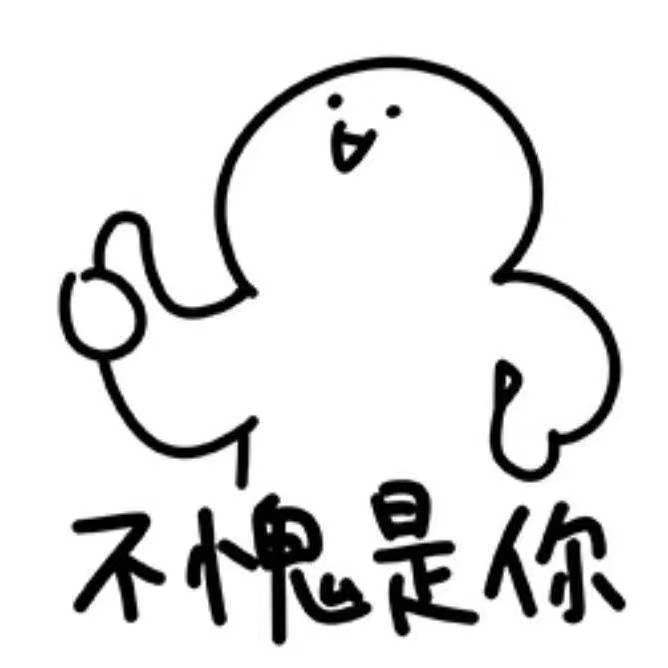
#> input picture src/origin.jpg, 668 x 668 px; its folder holds only this picture in this run
$ python keying.py
#> lines starting #> are read from the running program, lines starting #| are printed output that depends on the picture; after the words box and inside, x2 and y2 are one past the last pixel; in counts of white or black regions, pixels touching at a corner belong together
import os
import cv2
import numpy as np
import argparse
import tkinter as tk
from tkinter import filedialog


def info():
    args = argparse.ArgumentParser()
    args.add_argument('--save_name', type=str,
                      default='./result/test_result.png',
                      help='保存的文件名')
    args.add_argument('--threshold_B', type=int,
                      default=200,
                      help='B通道的阈值')
    args.add_argument('--threshold_G', type=int,
                      default=200,
                      help='G通道的阈值')
    args.add_argument('--threshold_R', type=int,
                      default=200,
                      help='R通道的阈值')

    args.add_argument('--save_size', type=tuple,
                      default=(200, 200),
                      help='图片保存的大小，（W，H）')

    parser = args.parse_args()
    return parser


def keying(img_path, args):
    """
    实现抠图功能
    :param img_path: 图片路径
    :param args: 参数
    :return: 无返回
    """
#> called with img_path = './src/origin.jpg'

    threshold_B = args.threshold_B
    threshold_G = args.threshold_G
    threshold_R = args.threshold_R
    save_path = args.save_name
    size = args.save_size

    img = cv2_imread(img_path)
#> in cv2_imread, img is the input picture: shape (668, 668, 3); min 0, max 255, mean 226.1
    img = cv2.resize(img, size)
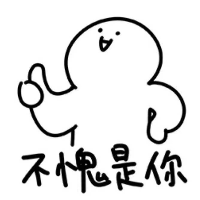
#> img: shape (200, 200, 3); min 0, max 255, mean 226
    # cv2.imshow('img', img)

    # 如果输入图片是PNG格式，则无需新建通道
    result = img
    if img.shape[-1] == 3:
        result = cv2.cvtColor(img, cv2.COLOR_BGR2BGRA)
    # print(f'img.shape:{img.shape}')
    # print(f'result.shape:{result.shape}')
    # print(type(img_array), len(img_array), img_array.shape)

    result_array = np.array(result)  # 转换成ndarray格式
    # 分离图片通道
    B, G, R, A = result_array[:, :, 0], result_array[:, :, 1], result_array[:, :, 2], result_array[:, :, -1]
#> A: shape (200, 200); every value is 255
    # 创建一个同格式的通道，用于实现与操作
    E = np.empty_like(B) * 0 + 255

    # 分别获取BGR三通道满足条件的坐标
    B_index = np.where(B > threshold_B)
#> B_index = 34628 positions, rows 0 to 199, columns 0 to 199
    G_index = np.where(G > threshold_G)
#> G_index = 34628 positions, rows 0 to 199, columns 0 to 199
    R_index = np.where(R > threshold_R)
#> R_index = 34628 positions, rows 0 to 199, columns 0 to 199

    # 先 或操作
    E[B_index] = 0
    E[G_index] = 0
    E[R_index] = 0
    # 再 非操作
    E[np.where(R <= threshold_B)] = 255
    E[np.where(G <= threshold_G)] = 255
    E[np.where(B <= threshold_R)] = 255

    # 对 PNG格式 的A通道进行替换，即抠图的区域变透明
    A[np.where(E == 0)] = 0
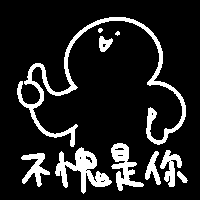
#> A: shape (200, 200); 13.4% white; 10 white regions (2 under 20 px), largest, box (x1, y1, x2, y2) and area: (17, 17, 186, 147) 2361, (55, 147, 112, 194) 1032, (111, 143, 144, 191) 695
    result_array[:, :, -1] = A  # 赋值回原图片内

    # [6 lines of commented-out code are left out]
    rec = cv2.imwrite(save_path, result_array, [int(cv2.IMWRITE_PNG_COMPRESSION), 0])
    if rec:
        print("抠图成功，保存在：{0}".format(save_path))

    # cv2.waitKey(0)


def cv2_imread(img_path):
    """
    opencv读取中文命名的图片
    :param img_path: 图片的路径
    :return: 返回读取的图片
    """
    img = cv2.imdecode(np.fromfile(img_path, dtype=np.uint8), -1)
    return img


def cv2_imwrite(img_path, img):
    """
    opencv保存中文命名的图片
    :param img_path: 图片的路径
    :param img: 需要保存的图片
    :return:
    """
    cv2.imencode('.png', img)[1].tofile(img_path)  # 保存图片


def use1():
    # 实例化
    arg = info()
    root = tk.Tk()
    root.withdraw()
    # 获取文件夹路径
    f_path = filedialog.askopenfilename()
    print('\n获取的文件地址：', f_path)
    jpg_path = f_path
    png_path = arg.save_name
    # print(png_path)
    keying(jpg_path, png_path)


def use2():
    arg = info()
    src_path = "./src"
    save_path = "./result"
    i = 0
    file_name = os.listdir(src_path)

    arg.save_name = os.path.join(save_path, str(i) + '.png')
    # print(file_name)
    for file in file_name:
        file_path = os.path.join(src_path, file)
        # print(file_path, arg.save_name)
        i += 1
        arg.save_name = os.path.join(save_path, str(i) + '.png')
        keying(file_path, arg)


if __name__ == '__main__':
    # use1()
    use2()
